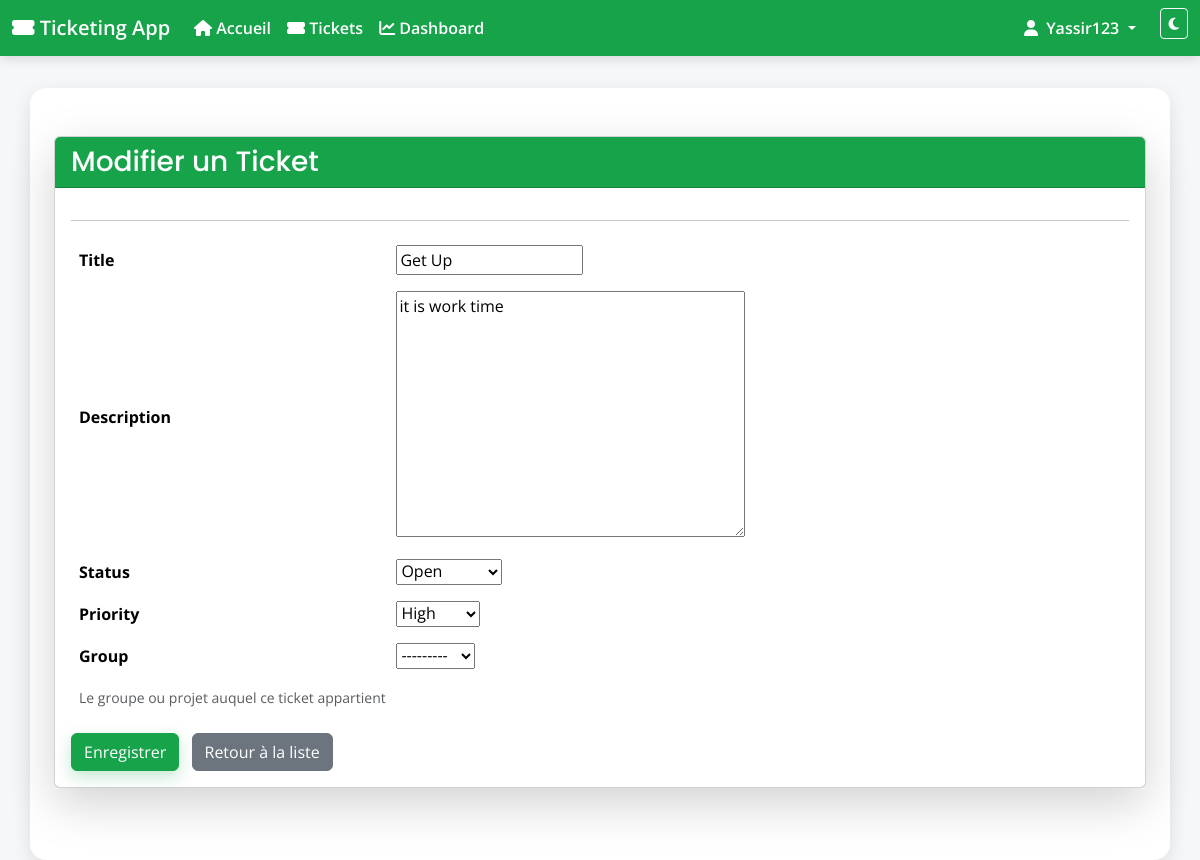
The page /tickets/1/edit/ (signed in) on the database as committed earlier.
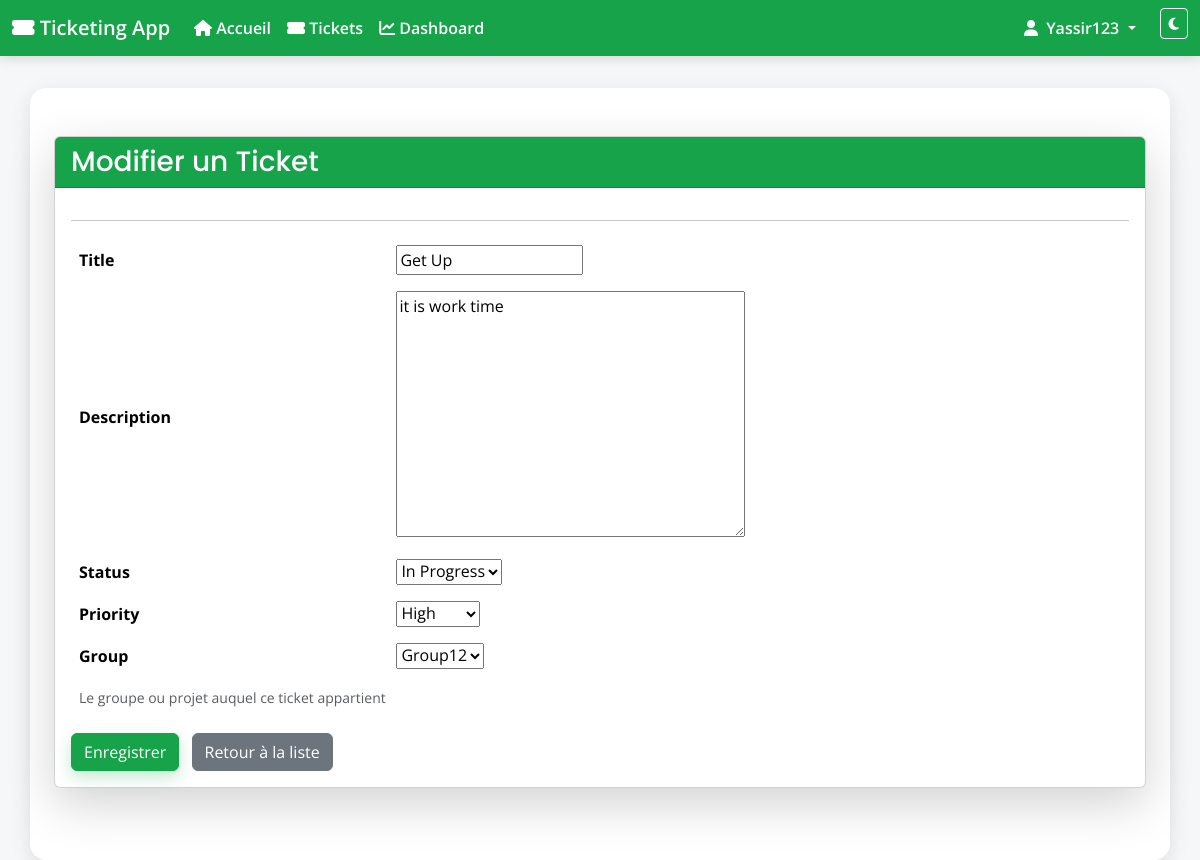
The same page on the database as committed later.
### tickets/models.py (models this page shows, shortened)
class Ticket(models.Model):
    TICKET_TYPE_CHOICES = [
        ('demande', 'Demande'),
        ('incident', 'Incident'),
    ]
    STATUS_CHOICES = [
        ('open', 'Open'),
        ('in_progress', 'In Progress'),
        ('closed', 'Closed'),
    ]
    PRIORITY_CHOICES = [
        ('low', 'Low'),
        ('medium', 'Medium'),
        ('high', 'High'),
    ]
    title = models.CharField(max_length=200)   # Title of the ticket
    description = models.TextField()           # Detailed description
    type = models.CharField(
        max_length=20,
        choices=TICKET_TYPE_CHOICES,
        default='demande'
    )
    status = models.CharField(
        max_length=20,
        choices=STATUS_CHOICES,
        default='open'                         # Default status is 'open'
    )
    priority = models.CharField(
        max_length=10,
        choices=PRIORITY_CHOICES,
        default='medium'                       # Default priority is 'medium'
    )
    created_by = models.ForeignKey(
        User, related_name='tickets_created', on_delete=models.CASCADE
    )                                          # User who created the ticket
    assigned_to = models.ForeignKey(
        User, related_name='tickets_assigned', on_delete=models.SET_NULL,
        null=True, blank=True,
        help_text="The staff member assigned to this ticket"
    )                                          # Staff member assigned to the ticket
    group = models.ForeignKey(
        Group, related_name='tickets', on_delete=models.CASCADE, null=True, blank=True,
        help_text="Le groupe ou projet auquel ce ticket appartient"
    )                                          # Group or project the ticket belongs to
    created_at = models.DateTimeField(auto_now_add=True)   # Creation timestamp
    updated_at = models.DateTimeField(auto_now=True)       # Last update timestamp
    closed_at = models.DateTimeField(null=True, blank=True) # When ticket was closed

### tickets/views.py (the view)
# urls.py: path('<int:pk>/edit/', views.ticket_edit, name='ticket_edit'), # Edit view
@login_required
def ticket_edit(request, pk):
    ticket = get_object_or_404(Ticket, pk=pk)
    if request.method == 'POST':
        form = TicketForm(request.POST, instance=ticket, user=request.user)
        if form.is_valid():
            form.save()
            return redirect('tickets:ticket_detail', pk=ticket.pk)
    else:
        form = TicketForm(instance=ticket, user=request.user)
    return render(request, 'tickets/ticket_form.html', {'form': form, 'edit': True})

### tickets/forms.py
class TicketForm(forms.ModelForm):
    def __init__(self, *args, **kwargs):
        user = kwargs.pop('user', None)
        super().__init__(*args, **kwargs)
        if not user or not (user.is_staff or user.is_superuser):
            self.fields.pop('group')
    class Meta:
        model = Ticket
        fields = ['title', 'description', 'status', 'priority', 'group']

### tickets/models.py (called while the page is built)
    def __str__(self):
        return self.name

### tickets/templates/tickets/ticket_form.html (shortened to what this page needs)
{% extends 'appli_ticketing/base.html' %}
{% block content %}
<div class="card shadow-lg mb-4">
  <div class="card-header bg-primary text-white">
    <h3 class="mb-0">{% if edit %}Modifier{% else %}Créer{% endif %} un Ticket</h3>
  </div>
  <div class="card-body">
    <hr>
    <form method="post" novalidate>
      <table class="table table-borderless">
        <tbody>
          {% for field in form %}
            <tr>
              <th class="align-middle" style="width: 30%;">{{ field.label }}</th>
              <td>{{ field }}</td>
            </tr>
            {% if field.help_text %}
              <tr><td colspan="2"><small class="form-text text-muted">{{ field.help_text }}</small></td></tr>
            {% endif %}
          {% endfor %}
        </tbody>
      </table>
      <button type="submit" class="btn btn-primary">{% if edit %}Enregistrer{% else %}Envoyer{% endif %}</button>
      <a href="{% url 'tickets:ticket_list' %}" class="btn btn-secondary ms-2">Retour à la liste</a>
    </form>
  </div>
</div>
{% endblock %}

Rows that differ between the two databases and show on the page:
changed Ticket "Get Up": status "Open" → "In Progress"; group "---------" → "Group12"
